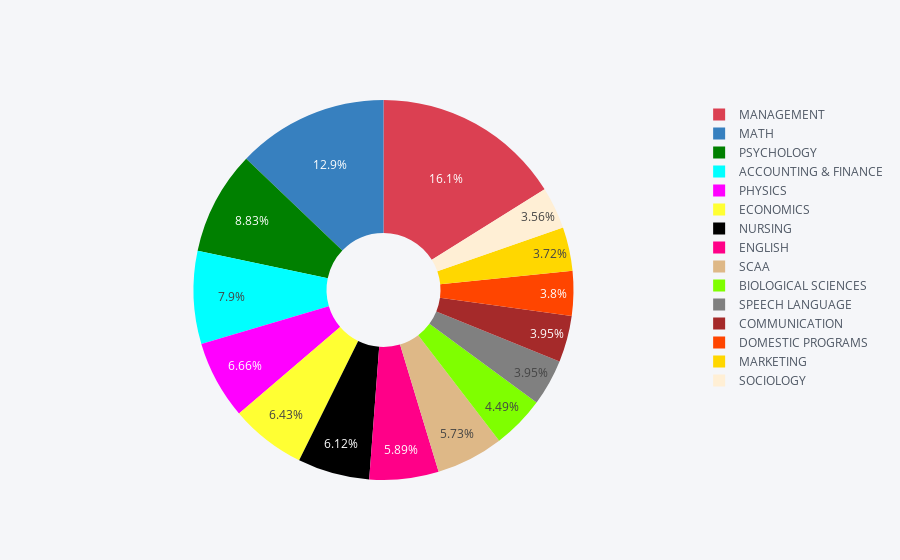

The notebook cell saved with this chart:
### Code cell
most_avail = df["department"].value_counts()
most_avail = most_avail.to_frame(name = "Count")
most_avail['department'] = most_avail.index
most_avail.set_index("department")
most_avail = most_avail[:15]
most_avail.iplot(kind='pie', labels= "department", values='Count', color = ["red","blue","green","cyan","magenta","yellow","black","pink","burlywood","chartreuse","grey","brown","orangered","gold","papayawhip"], hoverinfo="label+percent+name", hole=0.3)

### Figure 1 — Plotly figure (JSON) as saved in the notebook; plotly's stock layout.template omitted (floating-point values rounded to 4 significant figures)
{"data": [{"hole": 0.3, "labels": ["MANAGEMENT", "MATH", "PSYCHOLOGY", "ACCOUNTING & FINANCE", "PHYSICS", "ECONOMICS", "NURSING", "ENGLISH", "SCAA", "BIOLOGICAL SCIENCES", "SPEECH LANGUAGE", "COMMUNICATION", "DOMESTIC PROGRAMS", "MARKETING", "SOCIOLOGY"], "marker": {"colors": ["rgba(219, 64, 82, 1.0)", "rgba(55, 128, 191, 1.0)", "rgba(0, 128, 0, 1.0)", "rgba(0, 255, 255, 1.0)", "rgba(255, 0, 255, 1.0)", "rgba(255, 255, 51, 1.0)", "rgba(0, 0, 0, 1.0)", "rgba(255, 0, 136, 1.0)", "rgba(222, 184, 135, 1.0)", "rgba(127, 255, 0, 1.0)", "rgba(128, 128, 128, 1.0)", "rgba(165, 42, 42, 1.0)", "rgba(255, 69, 0, 1.0)", "rgba(255, 215, 0, 1.0)", "rgba(255, 239, 213, 1.0)"]}, "name": "", "type": "pie", "values": [208, 166, 114, 102, 86, 83, 79, 76, 74, 58, 51, 51, 49, 48, 46]}], "layout": {"legend": {"bgcolor": "#F5F6F9", "font": {"color": "#4D5663"}}, "paper_bgcolor": "#F5F6F9", "plot_bgcolor": "#F5F6F9", "titlefont": {"color": "#4D5663"}}}
